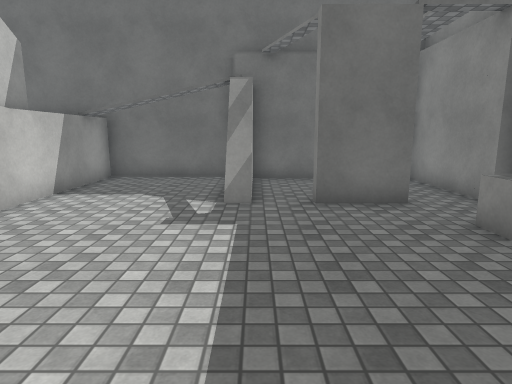
view 1 (above)

13 first-person views from a walk through a scene from a Unity 3-D project. The camera is 1.5 m above the floor, tilts 10° down and sees 75° across. The floor is counted in squares, 1 m on a side. Each view is taken from the middle of a square. On the plan, view 1 faces up. The plan holds only what a view shows up to about 15 squares ahead; the rest is blank. The place goes on beyond the plan. The player character is not drawn. Surface patterns are stand-ins for the level's own textures.

view 2
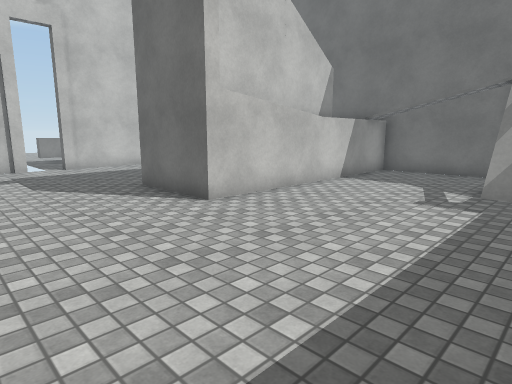

view 3
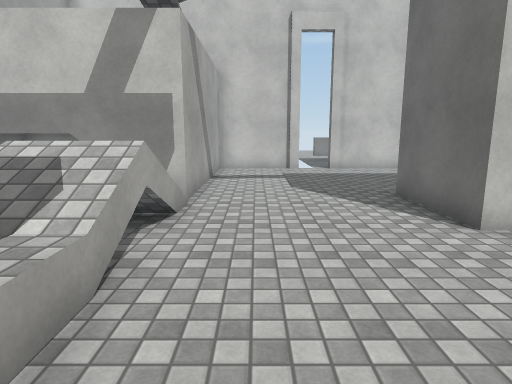

view 4
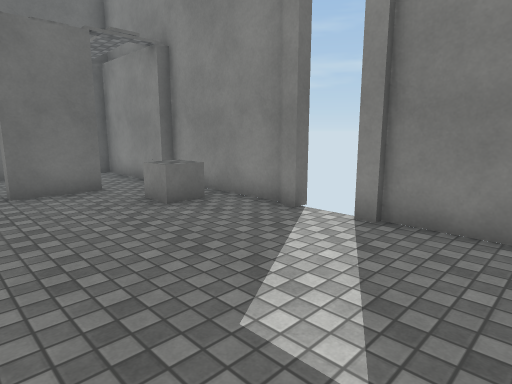

view 5
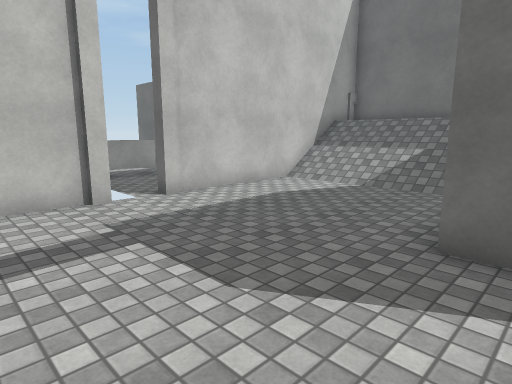

view 6
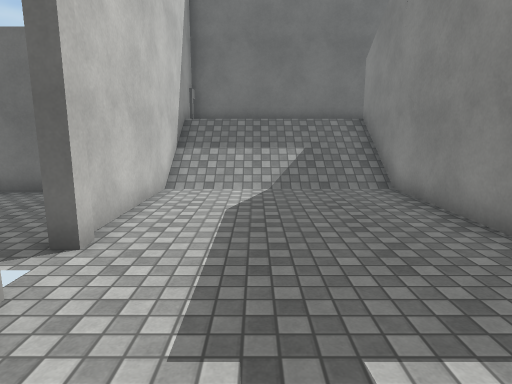

view 7
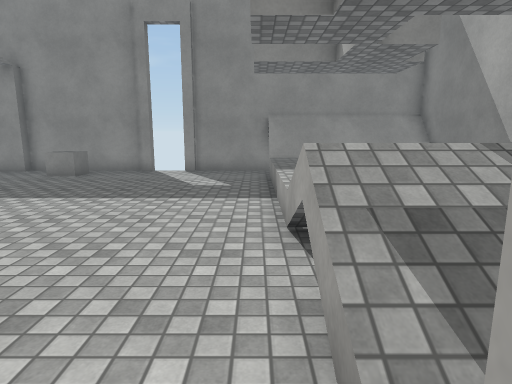

view 8
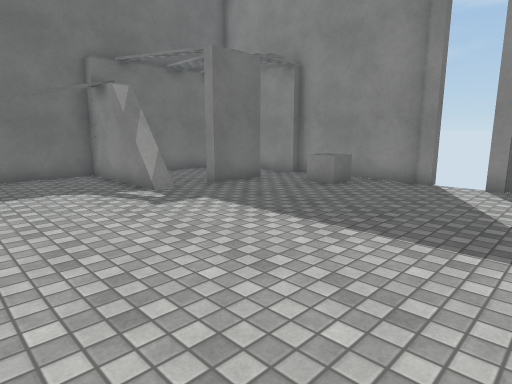

view 9
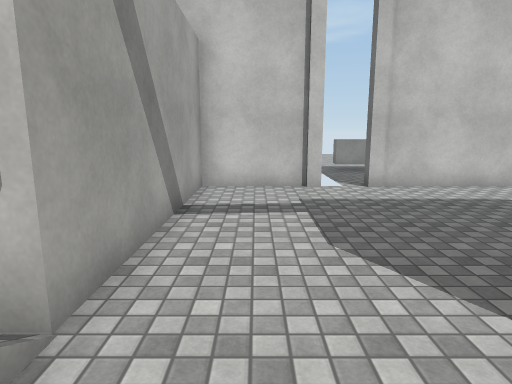

view 10
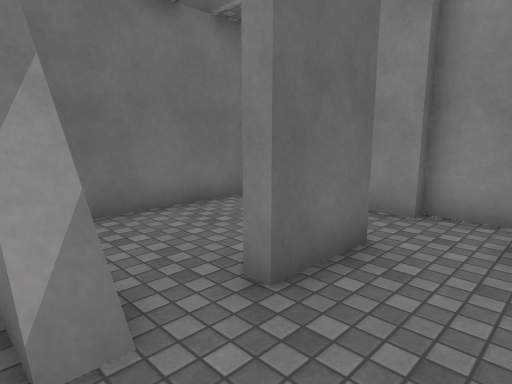

view 11
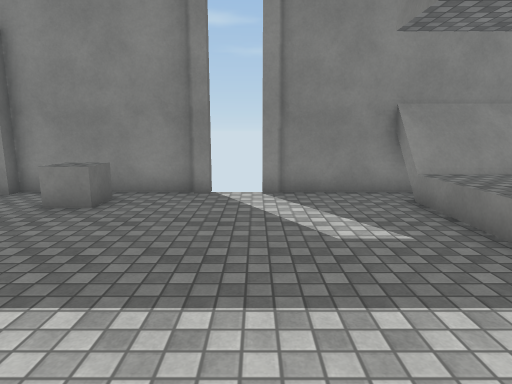

view 12
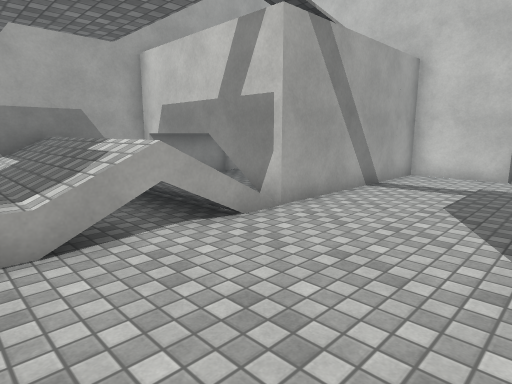

view 13
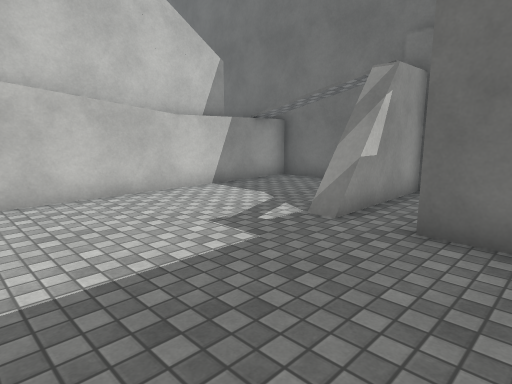

### Floor plan
Key: @ floor where view 1 was taken; # wall or solid block; x gap in a wall; . main floor; : floor 0.5 m higher than the main floor; + floor 0.75 m higher than the main floor; * floor 1.25 m higher than the main floor; / step, stairs or slope; = window, fence, low wall or low ledge; v drop or lower ground; C cube.
Columns run from 15 left of view 1 to 6 right of it. Each row starts with its distance up from view 1.
 12 ###############
 11 #         #...#######
 10 =//////## v...##....#
  9 #//////## v...##....#
  8 #//////## v...==....#
  7 # /////## v......##.##
  6 # .....## v..........#
  5  #.....## v........CC#
  4  #.....## v........C.#
  3 ##.....###...........#
  2 ##...................#
  1 x....................x
  0 #..............@.....#
 -1 #....................#
 -2 #....................#
 -3 #########+**+::::::=##
 -4         #+**+     :###
 -5         #           ##

Where each view was taken, in squares from view 1:
view 1: 0 up, 0 right, facing up
view 2: 2 down, 1 right, facing up-left
view 3: 1 down, 0 right, facing left
view 4: 2 down, 0 right, facing up-right
view 5: 2 down, 7 left, facing up-left
view 6: 2 down, 12 left, facing up
view 7: 2 down, 8 left, facing right
view 8: 1 down, 5 left, facing up-right
view 9: 1 down, 5 left, facing left
view 10: 5 up, 1 left, facing up-right
view 11: 1 up, 3 left, facing right
view 12: 2 up, 2 left, facing down-left
view 13: 2 up, 3 right, facing up-left
